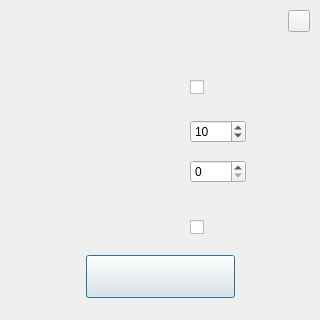
<?xml version="1.0" encoding="UTF-8"?>
<ui version="4.0">
 <class>DialogNewGame</class>
 <widget class="QDialog" name="DialogNewGame">
  <property name="geometry">
   <rect>
    <x>0</x>
    <y>0</y>
    <width>320</width>
    <height>320</height>
   </rect>
  </property>
  <property name="windowTitle">
   <string>Dialog</string>
  </property>
  <widget class="QLabel" name="background">
   <property name="geometry">
    <rect>
     <x>0</x>
     <y>0</y>
     <width>320</width>
     <height>320</height>
    </rect>
   </property>
   <property name="text">
    <string/>
   </property>
   <property name="pixmap">
    <pixmap resource="../res.qrc">:/img/res/new_game_dialog.png</pixmap>
   </property>
  </widget>
  <widget class="QCheckBox" name="timerCheck">
   <property name="geometry">
    <rect>
     <x>190</x>
     <y>77</y>
     <width>21</width>
     <height>21</height>
    </rect>
   </property>
   <property name="styleSheet">
    <string notr="true"/>
   </property>
   <property name="text">
    <string/>
   </property>
   <property name="iconSize">
    <size>
     <width>16</width>
     <height>16</height>
    </size>
   </property>
   <property name="tristate">
    <bool>false</bool>
   </property>
  </widget>
  <widget class="QCheckBox" name="assistCheck">
   <property name="geometry">
    <rect>
     <x>190</x>
     <y>217</y>
     <width>21</width>
     <height>21</height>
    </rect>
   </property>
   <property name="styleSheet">
    <string notr="true"/>
   </property>
   <property name="text">
    <string/>
   </property>
   <property name="iconSize">
    <size>
     <width>16</width>
     <height>16</height>
    </size>
   </property>
   <property name="tristate">
    <bool>false</bool>
   </property>
  </widget>
  <widget class="QSpinBox" name="timeSpin">
   <property name="geometry">
    <rect>
     <x>190</x>
     <y>120</y>
     <width>56</width>
     <height>23</height>
    </rect>
   </property>
   <property name="minimum">
    <number>1</number>
   </property>
   <property name="maximum">
    <number>120</number>
   </property>
   <property name="value">
    <number>10</number>
   </property>
  </widget>
  <widget class="QSpinBox" name="incrementSpin">
   <property name="geometry">
    <rect>
     <x>190</x>
     <y>160</y>
     <width>56</width>
     <height>23</height>
    </rect>
   </property>
   <property name="maximum">
    <number>30</number>
   </property>
  </widget>
  <widget class="QPushButton" name="startBtn">
   <property name="geometry">
    <rect>
     <x>86</x>
     <y>255</y>
     <width>149</width>
     <height>43</height>
    </rect>
   </property>
   <property name="text">
    <string/>
   </property>
  </widget>
  <widget class="QPushButton" name="closeBtn">
   <property name="geometry">
    <rect>
     <x>288</x>
     <y>10</y>
     <width>22</width>
     <height>22</height>
    </rect>
   </property>
   <property name="text">
    <string/>
   </property>
  </widget>
 </widget>
 <resources>
  <include location="../res.qrc"/>
 </resources>
 <connections/>
</ui>
